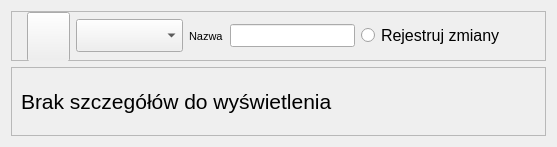
                  <widget class="QWidget" name="page_dashboard">
                   <layout class="QVBoxLayout" name="verticalLayout_20">
                    <item>
                     <widget class="QFrame" name="title_bar">
                      <property name="maximumSize">
                       <size>
                        <width>16777215</width>
                        <height>50</height>
                       </size>
                      </property>
                      <property name="styleSheet">
                       <string notr="true"/>
                      </property>
                      <property name="frameShape">
                       <enum>QFrame::NoFrame</enum>
                      </property>
                      <property name="frameShadow">
                       <enum>QFrame::Raised</enum>
                      </property>
                      <layout class="QHBoxLayout" name="horizontalLayout_14">
                       <property name="spacing">
                        <number>0</number>
                       </property>
                       <property name="leftMargin">
                        <number>0</number>
                       </property>
                       <property name="topMargin">
                        <number>0</number>
                       </property>
                       <property name="rightMargin">
                        <number>0</number>
                       </property>
                       <property name="bottomMargin">
                        <number>0</number>
                       </property>
                       <item>
                        <widget class="QFrame" name="frame_title">
                         <property name="minimumSize">
                          <size>
                           <width>0</width>
                           <height>50</height>
                          </size>
                         </property>
                         <property name="font">
                          <font>
                           <pointsize>14</pointsize>
                          </font>
                         </property>
                         <property name="frameShape">
                          <enum>QFrame::StyledPanel</enum>
                         </property>
                         <property name="frameShadow">
                          <enum>QFrame::Raised</enum>
                         </property>
                         <layout class="QHBoxLayout" name="horizontalLayout_12">
                          <property name="leftMargin">
                           <number>15</number>
                          </property>
                          <property name="topMargin">
                           <number>0</number>
                          </property>
                          <property name="rightMargin">
                           <number>0</number>
                          </property>
                          <property name="bottomMargin">
                           <number>0</number>
                          </property>
                          <item>
                           <widget class="QPushButton" name="btn_open_charts">
                            <property name="sizePolicy">
                             <sizepolicy hsizetype="Fixed" vsizetype="Fixed">
                              <horstretch>0</horstretch>
                              <verstretch>0</verstretch>
                             </sizepolicy>
                            </property>
                            <property name="minimumSize">
                             <size>
                              <width>0</width>
                              <height>50</height>
                             </size>
                            </property>
                            <property name="font">
                             <font>
                              <pointsize>10</pointsize>
                              <weight>50</weight>
                              <italic>false</italic>
                              <bold>false</bold>
                             </font>
                            </property>
                            <property name="cursor">
                             <cursorShape>PointingHandCursor</cursorShape>
                            </property>
                            <property name="layoutDirection">
                             <enum>Qt::LeftToRight</enum>
                            </property>
                            <property name="styleSheet">
                             <string notr="true">background-image: url(:/16x16/icons/16x16/cil-chart.png);
background-position: center;
background-repeat: None;</string>
                            </property>
                            <property name="text">
                             <string/>
                            </property>
                            <property name="autoRepeat">
                             <bool>false</bool>
                            </property>
                           </widget>
                          </item>
                          <item>
                           <widget class="QComboBox" name="comboBox_dashboard_device">
                            <property name="sizePolicy">
                             <sizepolicy hsizetype="Minimum" vsizetype="Fixed">
                              <horstretch>0</horstretch>
                              <verstretch>0</verstretch>
                             </sizepolicy>
                            </property>
                            <property name="minimumSize">
                             <size>
                              <width>0</width>
                              <height>0</height>
                             </size>
                            </property>
                            <property name="font">
                             <font>
                              <pointsize>16</pointsize>
                             </font>
                            </property>
                            <property name="styleSheet">
                             <string notr="true"/>
                            </property>
                            <property name="sizeAdjustPolicy">
                             <enum>QComboBox::AdjustToContents</enum>
                            </property>
                           </widget>
                          </item>
                          <item>
                           <layout class="QHBoxLayout" name="horizontalLayout_13">
                            <item>
                             <widget class="QLabel" name="label_new_device_name">
                              <property name="font">
                               <font>
                                <pointsize>8</pointsize>
                               </font>
                              </property>
                              <property name="text">
                               <string>Nazwa</string>
                              </property>
                             </widget>
                            </item>
                            <item>
                             <widget class="QLineEdit" name="lineEdit_history_settings_recording_name">
                              <property name="sizePolicy">
                               <sizepolicy hsizetype="Preferred" vsizetype="Maximum">
                                <horstretch>0</horstretch>
                                <verstretch>0</verstretch>
                               </sizepolicy>
                              </property>
                              <property name="font">
                               <font>
                                <pointsize>10</pointsize>
                               </font>
                              </property>
                             </widget>
                            </item>
                           </layout>
                          </item>
                          <item>
                           <layout class="QVBoxLayout" name="verticalLayout_9">
                            <item>
                             <widget class="QRadioButton" name="btn_enable_recording">
                              <property name="sizePolicy">
                               <sizepolicy hsizetype="Fixed" vsizetype="Fixed">
                                <horstretch>0</horstretch>
                                <verstretch>0</verstretch>
                               </sizepolicy>
                              </property>
                              <property name="minimumSize">
                               <size>
                                <width>0</width>
                                <height>0</height>
                               </size>
                              </property>
                              <property name="font">
                               <font>
                                <pointsize>12</pointsize>
                                <weight>50</weight>
                                <italic>false</italic>
                                <bold>false</bold>
                               </font>
                              </property>
                              <property name="cursor">
                               <cursorShape>PointingHandCursor</cursorShape>
                              </property>
                              <property name="layoutDirection">
                               <enum>Qt::LeftToRight</enum>
                              </property>
                              <property name="styleSheet">
                               <string notr="true"/>
                              </property>
                              <property name="text">
                               <string>Rejestruj zmiany</string>
                              </property>
                              <property name="autoRepeat">
                               <bool>false</bool>
                              </property>
                             </widget>
                            </item>
                           </layout>
                          </item>
                          <item>
                           <spacer name="horizontalSpacer_2">
                            <property name="orientation">
                             <enum>Qt::Horizontal</enum>
                            </property>
                            <property name="sizeHint" stdset="0">
                             <size>
                              <width>40</width>
                              <height>20</height>
                             </size>
                            </property>
                           </spacer>
                          </item>
                         </layout>
                        </widget>
                       </item>
                      </layout>
                     </widget>
                    </item>
                    <item>
                     <widget class="QFrame" name="dashboard_no_details">
                      <property name="sizePolicy">
                       <sizepolicy hsizetype="MinimumExpanding" vsizetype="Minimum">
                        <horstretch>0</horstretch>
                        <verstretch>0</verstretch>
                       </sizepolicy>
                      </property>
                      <property name="styleSheet">
                       <string notr="true"/>
                      </property>
                      <property name="frameShape">
                       <enum>QFrame::StyledPanel</enum>
                      </property>
                      <property name="frameShadow">
                       <enum>QFrame::Raised</enum>
                      </property>
                      <layout class="QGridLayout" name="gridLayout_34">
                       <item row="1" column="0">
                        <widget class="QLabel" name="labelBox_interface_settings_no_details">
                         <property name="font">
                          <font>
                           <pointsize>16</pointsize>
                           <weight>50</weight>
                           <italic>false</italic>
                           <bold>false</bold>
                          </font>
                         </property>
                         <property name="styleSheet">
                          <string notr="true"/>
                         </property>
                         <property name="text">
                          <string>Brak szczegółów do wyświetlenia</string>
                         </property>
                         <property name="wordWrap">
                          <bool>true</bool>
                         </property>
                        </widget>
                       </item>
                      </layout>
                     </widget>
                    </item>
                   </layout>
                  </widget>
